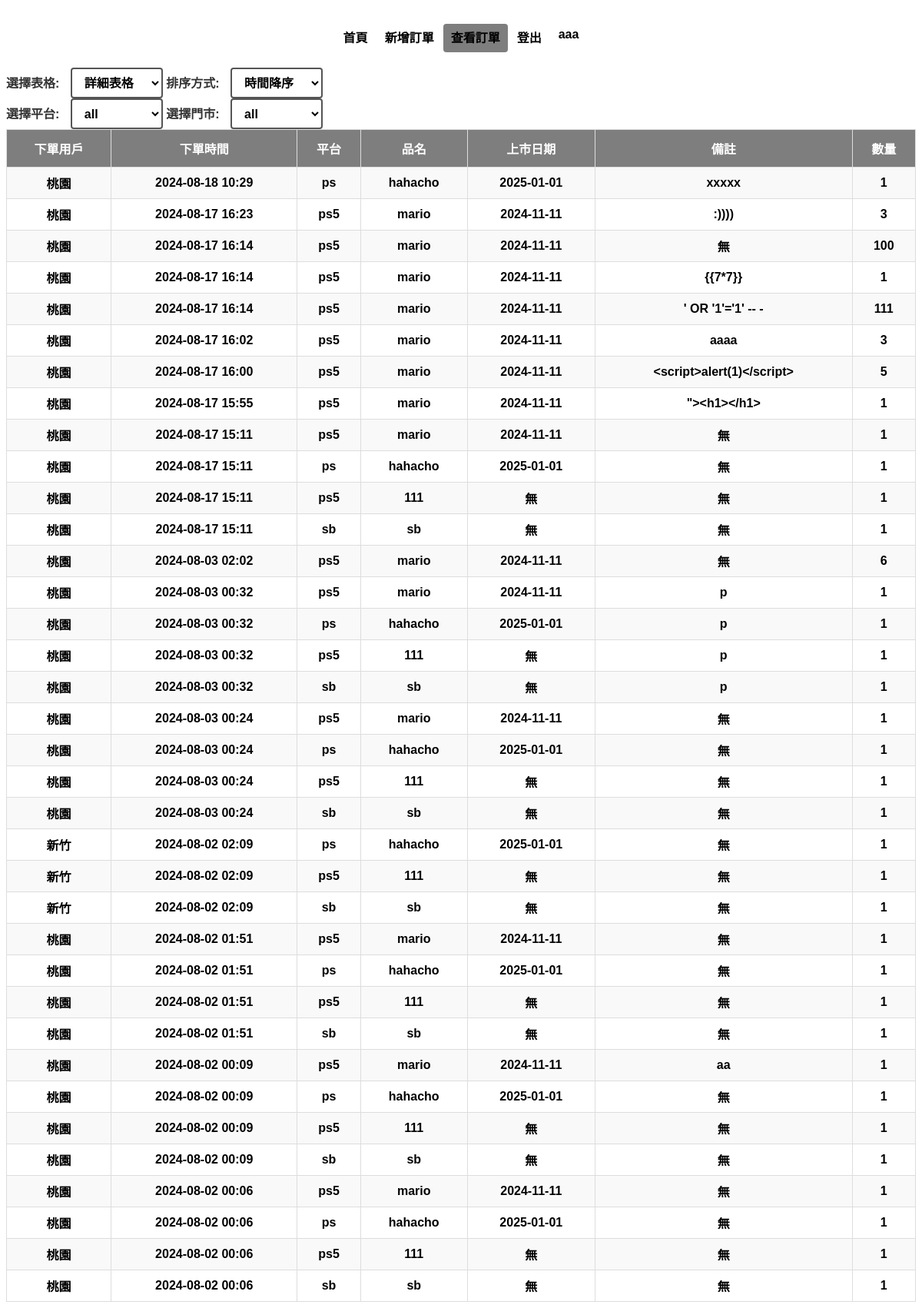
Screenshot of /customer/check/ (signed in) with the database file from the repository.
### base/models.py (models this page shows)
class Order(models.Model):
    id = models.AutoField(primary_key=True)
    product = models.ForeignKey(Product, on_delete=models.CASCADE, related_name='orders')  # 關聯到商品表的外鍵
    create_at = models.DateTimeField(auto_now_add=True)
    notes = models.TextField(blank=True, null=True)  # 訂單的備註
    quantity = models.IntegerField()  # 訂單中的商品數量
    user = models.ForeignKey(ExtendedUser, on_delete=models.CASCADE, related_name='orders',blank=True, null=True)

class ExtendedUser(models.Model):
    user = models.OneToOneField(User, on_delete=models.CASCADE)
    name = models.CharField(max_length=20)
    user_class = models.CharField(max_length=20)

class Product(models.Model):
    id = models.AutoField(primary_key=True)
    release_date = models.DateField(blank=True, null=True)
    platform = models.CharField(max_length=10)
    product_name = models.CharField(max_length=50)
    suggested_price = models.DecimalField(max_digits=7, decimal_places=0,blank=True, null=True)
    notes = models.TextField(blank=True, null=True)

### customer/views.py (the view)
# urls.py: path("check/", CheckView.as_view(), name='check'),
class CheckView(LoginRequiredMixin, TemplateView):
    template_name = 'check.html'
    def get_context_data(self, **kwargs):
        context = super().get_context_data(**kwargs)
        user = self.request.user
        extendUser = get_object_or_404(ExtendedUser, user=user)
        sameClass = ExtendedUser.objects.filter(user_class=extendUser.user_class)
        orders = Order.objects.filter(user__in=sameClass).distinct()
        context['orders'] = orders
        return context

### template/check.html (shortened to what this page needs)
{%extends "bases/Base.html"%}
{% load static %}
{%block body%}
<div class="header">
    <header class="d-flex justify-content-center py-3">
        <ul class="nav nav-pills">
            <li class="nav-item"><a href="/customer/" class="nav-link" aria-current="page">首頁</a></li>
            <li class="nav-item"><a href="/customer/order/" class="nav-link">新增訂單</a></li>
            <li class="nav-item"><a href="/customer/check/" class="nav-link active">查看訂單</a></li>
            <li class="nav-item"><a href="/logout/" class="nav-link">登出</a></li>
            <li class="nav-item"><a href="/logout/" class="nav-link">{{ user.username }}</a></li>
        </ul>
    </header>
</div>
<div>
    <label for="table-select">選擇表格:</label>
    <select id="table-select">
        <option value="detail">詳細表格</option>
    </select>
    <label for="sort-select" class="detailSelect">排序方式:</label>
    <select id="sort-select" class="detailSelect">
        <option value="desc">時間降序</option>
    </select>
</div>
<div>
    <label for="platform-select">選擇平台:</label>
    <select id="platform-select">
        <option value="all">all</option>
    </select>
    <label for="store-select" class="detailSelect">選擇門市:</label>
    <select id="store-select" class="detailSelect">
        <option value="all">all</option>
    </select>
</div>
<table id="detailTable" class="detail">
    <tr>
        <th>下單用戶</th>
        <th>下單時間</th>
        <th>平台</th>
        <th>品名</th>
        <th>上市日期</th>
        <th>備註</th>
        <th>數量</th>
    </tr>
    {%for order in orders%}
    <tr class="trs {{order.product.platform}} {{order.user.name}}">
        <td>{{order.user.name}}</td>
        <td>{{order.create_at|date:"Y-m-d H:i"}}</td>
        <td>{{order.product.platform}}</td>
        <td>{{order.product.product_name}}</td>
        <td>{{order.product.release_date|date:"Y-m-d"|default:"無"}}</td>
        <td>{{order.notes|default:"無"}}</td>
        <td>{{order.quantity}}</td>
    </tr>
    {%endfor%}
</table>
{%endblock%}

### template/bases/Base.html (shortened to what this page needs)
{% load static %}
<!DOCTYPE html>
<html lang="en">
<head>
    <link rel="stylesheet" href="{%static 'css/setting.css'%}">
</head>
<body>
    {%block body%}
    {%endblock%}
</body>
</html>

### static/css/setting.css (style rules this page uses)
body { background-color: rgb(255, 255, 255); font-family: '微軟正黑體', 'Arial', sans-serif; font-weight: bold; color: rgb(0, 0, 0); overflow-y:scroll; }
.header a { color: rgb(0, 0, 0); }
.header a.nav-link.active { color: rgb(0, 0, 0); background-color: #00000081; }
header { text-align: center; display: grid; align-items: center; background-color: #ffffff; height: 80px; }
ul { text-align: center; list-style-type: none; padding: 0; margin: 0; display: flex; }
header .nav { display: flex; justify-self: center; }
table { width: 100%; border-collapse: collapse; }
th, td { border: 1px solid #ddd; padding: 8px; text-align: center; }
th { background-color: #f2f2f2; text-align: center; }
tr:nth-child(even) { background-color: #f9f9f9; }
th { padding-top: 12px; padding-bottom: 12px; background-color: #00000081; color: white; }
label { color: #333; margin-right: 10px; }
select { height: 40px; width: 120px; font-size: 16px; padding: 6px 12px; border: 2px solid #555555; border-radius: 4px; background-color: transparent; color: #000000; cursor: pointer; transition: all 0.3s; font-family: '微軟正黑體', 'Arial', sans-serif; font-weight: bold; }
a { text-decoration: none; color: #1e1d1d; margin: 0 1px; border-radius: 4px; transition: all 0.3s ease; font-family: '微軟正黑體', 'Arial', sans-serif; font-weight: bold; }
.nav-link { text-decoration: none; color: #1e1d1d; padding: 10px 10px; margin: 0 1px; border-radius: 4px; transition: all 0.3s ease; font-family: '微軟正黑體', 'Arial', sans-serif; font-weight: bold; }
option { font-family: '微軟正黑體', 'Arial', sans-serif; font-weight: bold; }

### rows the page displays
Order: user.name "桃園", create_at "2024-08-02 00:06", product.platform "ps5", product.product_name "mario", product.release_date "2024-11-11", notes "無", quantity "1"
Order: user.name "桃園", create_at "2024-08-02 00:06", product.platform "ps", product.product_name "hahacho", product.release_date "2025-01-01", notes "無", quantity "1"
Order: user.name "桃園", create_at "2024-08-02 00:06", product.platform "ps5", product.product_name "111", product.release_date "無", notes "無", quantity "1"
Order: user.name "桃園", create_at "2024-08-02 00:06", product.platform "sb", product.product_name "sb", product.release_date "無", notes "無", quantity "1"
Order: user.name "桃園", create_at "2024-08-02 00:09", product.platform "ps5", product.product_name "mario", product.release_date "2024-11-11", notes "aa", quantity "1"
Order: user.name "桃園", create_at "2024-08-02 00:09", product.platform "ps", product.product_name "hahacho", product.release_date "2025-01-01", notes "無", quantity "1"
Order: user.name "桃園", create_at "2024-08-02 00:09", product.platform "ps5", product.product_name "111", product.release_date "無", notes "無", quantity "1"
Order: user.name "桃園", create_at "2024-08-02 00:09", product.platform "sb", product.product_name "sb", product.release_date "無", notes "無", quantity "1"
Order: user.name "桃園", create_at "2024-08-02 01:51", product.platform "ps5", product.product_name "mario", product.release_date "2024-11-11", notes "無", quantity "1"
Order: user.name "桃園", create_at "2024-08-02 01:51", product.platform "ps", product.product_name "hahacho", product.release_date "2025-01-01", notes "無", quantity "1"
Order: user.name "桃園", create_at "2024-08-02 01:51", product.platform "ps5", product.product_name "111", product.release_date "無", notes "無", quantity "1"
Order: user.name "桃園", create_at "2024-08-02 01:51", product.platform "sb", product.product_name "sb", product.release_date "無", notes "無", quantity "1"
Order: user.name "桃園", create_at "2024-08-03 00:24", product.platform "ps5", product.product_name "mario", product.release_date "2024-11-11", notes "無", quantity "1"
Order: user.name "桃園", create_at "2024-08-03 00:24", product.platform "ps", product.product_name "hahacho", product.release_date "2025-01-01", notes "無", quantity "1"
Order: user.name "桃園", create_at "2024-08-03 00:24", product.platform "ps5", product.product_name "111", product.release_date "無", notes "無", quantity "1"
Order: user.name "桃園", create_at "2024-08-03 00:24", product.platform "sb", product.product_name "sb", product.release_date "無", notes "無", quantity "1"
Order: user.name "桃園", create_at "2024-08-03 00:32", product.platform "ps5", product.product_name "mario", product.release_date "2024-11-11", notes "p", quantity "1"
Order: user.name "桃園", create_at "2024-08-03 00:32", product.platform "ps", product.product_name "hahacho", product.release_date "2025-01-01", notes "p", quantity "1"
Order: user.name "桃園", create_at "2024-08-03 00:32", product.platform "ps5", product.product_name "111", product.release_date "無", notes "p", quantity "1"
Order: user.name "桃園", create_at "2024-08-03 00:32", product.platform "sb", product.product_name "sb", product.release_date "無", notes "p", quantity "1"
Order: user.name "桃園", create_at "2024-08-03 02:02", product.platform "ps5", product.product_name "mario", product.release_date "2024-11-11", notes "無", quantity "6"
Order: user.name "桃園", create_at "2024-08-17 15:11", product.platform "ps5", product.product_name "mario", product.release_date "2024-11-11", notes "無", quantity "1"
Order: user.name "桃園", create_at "2024-08-17 15:11", product.platform "ps", product.product_name "hahacho", product.release_date "2025-01-01", notes "無", quantity "1"
Order: user.name "桃園", create_at "2024-08-17 15:11", product.platform "ps5", product.product_name "111", product.release_date "無", notes "無", quantity "1"
Order: user.name "桃園", create_at "2024-08-17 15:11", product.platform "sb", product.product_name "sb", product.release_date "無", notes "無", quantity "1"
Order: user.name "桃園", create_at "2024-08-17 15:55", product.platform "ps5", product.product_name "mario", product.release_date "2024-11-11", notes "\"><h1></h1>", quantity "1"
Order: user.name "桃園", create_at "2024-08-17 16:00", product.platform "ps5", product.product_name "mario", product.release_date "2024-11-11", notes "<script>alert(1)</script>", quantity "5"
Order: user.name "桃園", create_at "2024-08-17 16:02", product.platform "ps5", product.product_name "mario", product.release_date "2024-11-11", notes "aaaa", quantity "3"
Order: user.name "桃園", create_at "2024-08-17 16:14", product.platform "ps5", product.product_name "mario", product.release_date "2024-11-11", notes "無", quantity "100"
Order: user.name "桃園", create_at "2024-08-17 16:14", product.platform "ps5", product.product_name "mario", product.release_date "2024-11-11", notes "{{7*7}}", quantity "1"
Order: user.name "桃園", create_at "2024-08-17 16:14", product.platform "ps5", product.product_name "mario", product.release_date "2024-11-11", notes "' OR '1'='1' -- -", quantity "111"
Order: user.name "桃園", create_at "2024-08-17 16:23", product.platform "ps5", product.product_name "mario", product.release_date "2024-11-11", notes ":))))", quantity "3"
Order: user.name "桃園", create_at "2024-08-18 10:29", product.platform "ps", product.product_name "hahacho", product.release_date "2025-01-01", notes "xxxxx", quantity "1"
Order: user.name "新竹", create_at "2024-08-02 02:09", product.platform "ps", product.product_name "hahacho", product.release_date "2025-01-01", notes "無", quantity "1"
Order: user.name "新竹", create_at "2024-08-02 02:09", product.platform "ps5", product.product_name "111", product.release_date "無", notes "無", quantity "1"
Order: user.name "新竹", create_at "2024-08-02 02:09", product.platform "sb", product.product_name "sb", product.release_date "無", notes "無", quantity "1"

### other values shown
{{ user.username }} "aaa"
